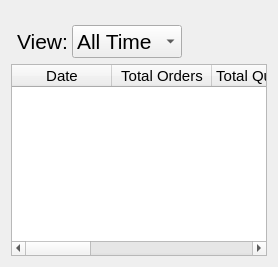
               <widget class="QWidget" name="sales_summary_tab">
                <attribute name="title">
                 <string>Sales Summary</string>
                </attribute>
                <layout class="QGridLayout" name="gridLayout_19">
                 <item row="0" column="0">
                  <layout class="QVBoxLayout" name="verticalLayout_19">
                   <item>
                    <layout class="QHBoxLayout" name="horizontalLayout_12">
                     <property name="spacing">
                      <number>4</number>
                     </property>
                     <property name="leftMargin">
                      <number>6</number>
                     </property>
                     <property name="topMargin">
                      <number>14</number>
                     </property>
                     <property name="rightMargin">
                      <number>4</number>
                     </property>
                     <item>
                      <layout class="QHBoxLayout" name="horizontalLayout_11">
                       <item>
                        <widget class="QLabel" name="view_summary_lbl">
                         <property name="font">
                          <font>
                           <pointsize>16</pointsize>
                          </font>
                         </property>
                         <property name="text">
                          <string>View:</string>
                         </property>
                        </widget>
                       </item>
                       <item>
                        <widget class="QComboBox" name="filter_summary_comboBox">
                         <property name="minimumSize">
                          <size>
                           <width>110</width>
                           <height>0</height>
                          </size>
                         </property>
                         <property name="font">
                          <font>
                           <pointsize>16</pointsize>
                          </font>
                         </property>
                         <item>
                          <property name="text">
                           <string>All Time</string>
                          </property>
                         </item>
                         <item>
                          <property name="text">
                           <string>Daily</string>
                          </property>
                         </item>
                         <item>
                          <property name="text">
                           <string>Weekly</string>
                          </property>
                         </item>
                         <item>
                          <property name="text">
                           <string>Monthly</string>
                          </property>
                         </item>
                         <item>
                          <property name="text">
                           <string>Yearly</string>
                          </property>
                         </item>
                        </widget>
                       </item>
                      </layout>
                     </item>
                     <item>
                      <spacer name="horizontalSpacer_4">
                       <property name="orientation">
                        <enum>Qt::Orientation::Horizontal</enum>
                       </property>
                       <property name="sizeHint" stdset="0">
                        <size>
                         <width>40</width>
                         <height>20</height>
                        </size>
                       </property>
                      </spacer>
                     </item>
                    </layout>
                   </item>
                   <item>
                    <widget class="QTableWidget" name="sales_summary_table">
                     <property name="font">
                      <font>
                       <pointsize>12</pointsize>
                      </font>
                     </property>
                     <column>
                      <property name="text">
                       <string>Date</string>
                      </property>
                      <property name="font">
                       <font>
                        <pointsize>11</pointsize>
                        <fontweight>DemiBold</fontweight>
                       </font>
                      </property>
                     </column>
                     <column>
                      <property name="text">
                       <string>Total Orders</string>
                      </property>
                      <property name="font">
                       <font>
                        <pointsize>11</pointsize>
                        <fontweight>DemiBold</fontweight>
                       </font>
                      </property>
                     </column>
                     <column>
                      <property name="text">
                       <string>Total Quantity</string>
                      </property>
                      <property name="font">
                       <font>
                        <pointsize>11</pointsize>
                        <fontweight>DemiBold</fontweight>
                       </font>
                      </property>
                     </column>
                     <column>
                      <property name="text">
                       <string>Gross Sales</string>
                      </property>
                      <property name="font">
                       <font>
                        <pointsize>11</pointsize>
                        <fontweight>DemiBold</fontweight>
                       </font>
                      </property>
                     </column>
                     <column>
                      <property name="text">
                       <string>Discounts</string>
                      </property>
                      <property name="font">
                       <font>
                        <pointsize>11</pointsize>
                        <fontweight>DemiBold</fontweight>
                       </font>
                      </property>
                     </column>
                     <column>
                      <property name="text">
                       <string>Net Sales</string>
                      </property>
                      <property name="font">
                       <font>
                        <pointsize>11</pointsize>
                        <fontweight>DemiBold</fontweight>
                       </font>
                      </property>
                     </column>
                     <column>
                      <property name="text">
                       <string>Average Order Value</string>
                      </property>
                      <property name="font">
                       <font>
                        <pointsize>11</pointsize>
                        <fontweight>DemiBold</fontweight>
                       </font>
                      </property>
                     </column>
                    </widget>
                   </item>
                  </layout>
                 </item>
                </layout>
               </widget>
